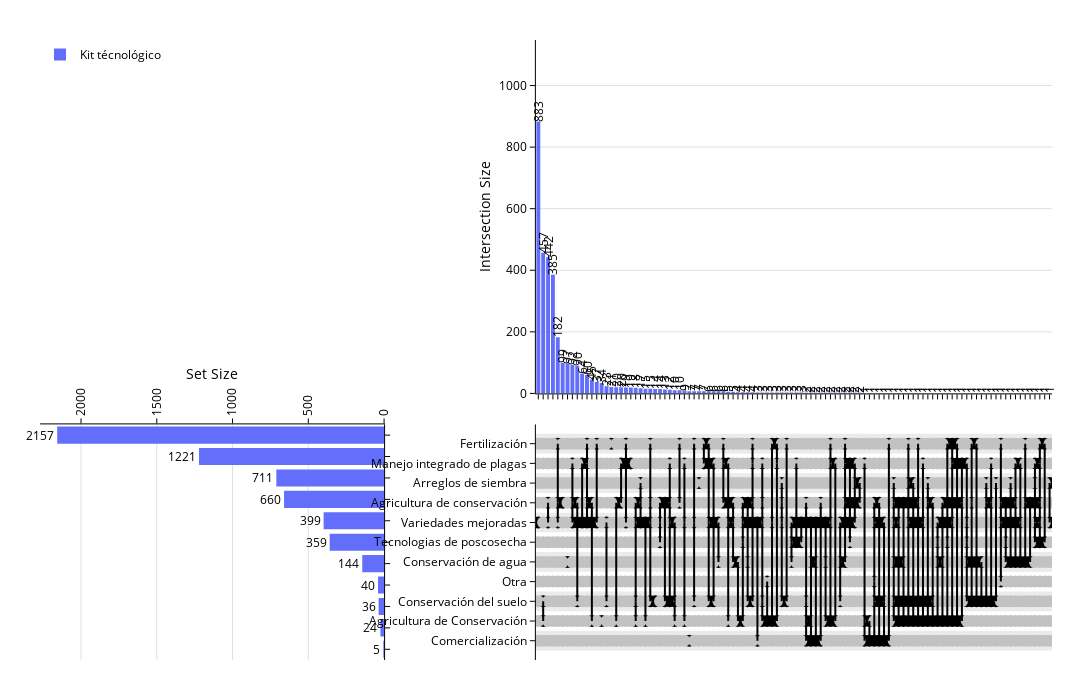

Write notebook code for a chart like this one.
### Code cell
fig.update_layout(
    height=700,
    width=1800
)
fig.show()
